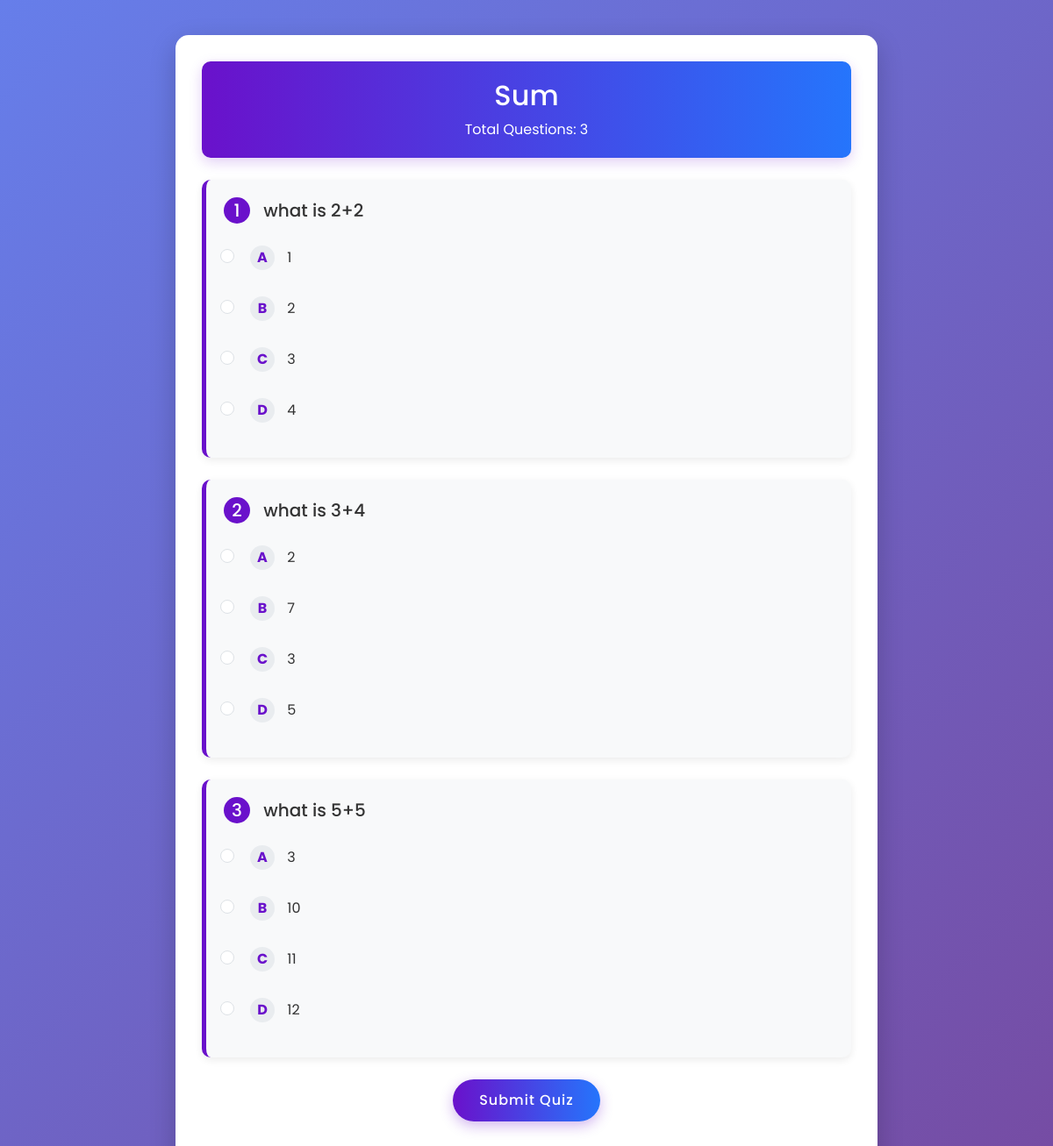
/quiz/attempt/2 (signed in), run on the app's committed database.
### models.py (models this page shows)
class Quiz(db.Model):
    __tablename__="quiz"
    id=db.Column(db.Integer,primary_key=True,nullable=False,unique=True,autoincrement=True)
    chapter_id=db.Column(db.Integer,db.ForeignKey('chapter.id'),nullable=False)
    title=db.Column(db.String(100),nullable=False)
    description=db.Column(db.Text,nullable=False)
    max_questions = db.Column(db.Integer, nullable=False, default=5)
    number_of_questions = db.Column(db.Integer, nullable=False)
    duration = db.Column(db.Integer, nullable=False)
    quiz_date = db.Column(db.DateTime, nullable=False, default=func.now())
    questions=db.relationship('Questions',backref='quiz', cascade="all, delete-orphan",lazy=True)

class Questions(db.Model):
    __tablename__="questions"
    id=db.Column(db.Integer,primary_key=True,nullable=False,unique=True,autoincrement=True)
    quiz_id = db.Column(db.Integer, db.ForeignKey('quiz.id',ondelete="cascade"), nullable=False)
    question_text = db.Column(db.String(300), nullable=False)
    option_a = db.Column(db.String(100), nullable=False)
    option_b = db.Column(db.String(100), nullable=False)
    option_c = db.Column(db.String(100), nullable=False)
    option_d = db.Column(db.String(100), nullable=False)
    correct_answer = db.Column(db.String(100), nullable=False)

### app.py (the view, shortened to what this page needs)
@app.route("/quiz/attempt/<int:quiz_id>", methods=["GET", "POST"])
def attempt_quiz(quiz_id):
    if "username" not in session:
        flash("Please login first", "danger")
        return redirect(url_for("login"))
    quiz = Quiz.query.get_or_404(quiz_id)
    questions = Questions.query.filter_by(quiz_id=quiz_id).all()
    if not questions:
        flash("No questions available for this quiz", "warning")
        return redirect(url_for("userDashboard"))
    return render_template("quiz_attempt.html", quiz=quiz, questions=questions)

### Templates/quiz_attempt.html (shortened to what this page needs)
<!DOCTYPE html>
<html lang="en">
<head>
    <link rel="stylesheet" href="https://cdn.jsdelivr.net/npm/bootstrap@5.3.0/dist/css/bootstrap.min.css">
</head>
<body>
    <div class="container">
        <div class="quiz-header">
            <h2>{{ quiz.title }}</h2>
            <p class="m-0">Total Questions: {{ questions|length }}</p>
        </div>
        <form method="POST">
            {% for question in questions %}
                <div class="question-card">
                    <h5 class="question-text">
                        <span class="question-number">{{ loop.index }}</span>
                        {{ question.question_text }}
                    </h5>
                    <div class="options-group">
                        <div class="form-check">
                            <input class="form-check-input" type="radio" name="answer_{{ question.id }}" value="A" id="option{{ question.id }}A" required>
                            <label class="form-check-label" for="option{{ question.id }}A">
                                <span class="option-letter">A</span> {{ question.option_a }}
                            </label>
                        </div>
                        <div class="form-check">
                            <input class="form-check-input" type="radio" name="answer_{{ question.id }}" value="B" id="option{{ question.id }}B">
                            <label class="form-check-label" for="option{{ question.id }}B">
                                <span class="option-letter">B</span> {{ question.option_b }}
                            </label>
                        </div>
                        <div class="form-check">
                            <input class="form-check-input" type="radio" name="answer_{{ question.id }}" value="C" id="option{{ question.id }}C">
                            <label class="form-check-label" for="option{{ question.id }}C">
                                <span class="option-letter">C</span> {{ question.option_c }}
                            </label>
                        </div>
                        <div class="form-check">
                            <input class="form-check-input" type="radio" name="answer_{{ question.id }}" value="D" id="option{{ question.id }}D">
                            <label class="form-check-label" for="option{{ question.id }}D">
                                <span class="option-letter">D</span> {{ question.option_d }}
                            </label>
                        </div>
                    </div>
                </div>
            {% endfor %}
            <div class="text-center mb-4">
                <button type="submit" class="btn btn-submit">Submit Quiz</button>
            </div>
        </form>
    </div>
</body>
</html>

### Templates/quiz_attempt.html (style rules this page uses)
body { font-family: 'Poppins', sans-serif; background: linear-gradient(135deg, #667eea, #764ba2); color: #333; margin: 0; padding: 20px 0; min-height: 100vh; }
.container { max-width: 800px; background: white; padding: 30px; border-radius: 15px; box-shadow: 0px 10px 30px rgba(0, 0, 0, 0.2); margin: 20px auto; }
.quiz-header { background: #6a11cb; background: linear-gradient(to right, #6a11cb, #2575fc); color: white; padding: 20px; border-radius: 10px; margin-bottom: 25px; text-align: center; box-shadow: 0 5px 15px rgba(106, 17, 203, 0.2); }
.question-card { background-color: #f8f9fa; border-radius: 10px; padding: 20px; margin-bottom: 25px; box-shadow: 0 3px 10px rgba(0, 0, 0, 0.08); border-left: 5px solid #6a11cb; }
.question-number { display: inline-block; background-color: #6a11cb; color: white; width: 30px; height: 30px; border-radius: 50%; text-align: center; line-height: 30px; margin-right: 10px; }
.question-text { font-weight: 500; color: #333; margin-bottom: 15px; }
.form-check { padding: 10px 20px; border-radius: 8px; margin-bottom: 10px; transition: all 0.3s ease; }
.form-check-input { cursor: pointer; }
.form-check-label { margin-left: 10px; cursor: pointer; width: 100%; font-weight: 400; }
.btn-submit { background: linear-gradient(to right, #6a11cb, #2575fc); border: none; padding: 12px 30px; border-radius: 30px; color: white; font-weight: 500; letter-spacing: 1px; box-shadow: 0 5px 15px rgba(106, 17, 203, 0.3); transition: all 0.3s ease; }
.option-letter { display: inline-block; width: 28px; height: 28px; background-color: #e9ecef; border-radius: 50%; text-align: center; line-height: 28px; margin-right: 10px; color: #6a11cb; font-weight: bold; }

### data on the page
Quiz: title "Sum"
Questions: question_text "what is 2+2", option_a "1", option_b "2", option_c "3", option_d "4"
Questions: question_text "what is 3+4", option_a "2", option_b "7", option_c "3", option_d "5"
Questions: question_text "what is 5+5", option_a "3", option_b "10", option_c "11", option_d "12"

### other printed values
{{ questions|length }} "3"
